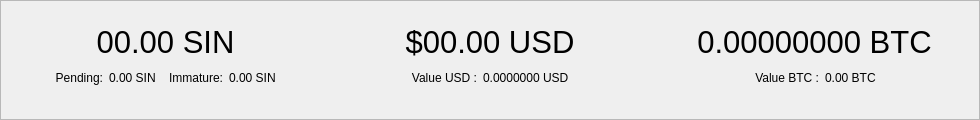
       <widget class="QFrame" name="balanceFrame">
        <property name="sizePolicy">
         <sizepolicy hsizetype="Preferred" vsizetype="Preferred">
          <horstretch>0</horstretch>
          <verstretch>0</verstretch>
         </sizepolicy>
        </property>
        <property name="minimumSize">
         <size>
          <width>980</width>
          <height>120</height>
         </size>
        </property>
        <property name="styleSheet">
         <string notr="true"/>
        </property>
        <property name="frameShape">
         <enum>QFrame::StyledPanel</enum>
        </property>
        <property name="frameShadow">
         <enum>QFrame::Raised</enum>
        </property>
        <layout class="QHBoxLayout" name="horizontalLayout_2">
         <property name="leftMargin">
          <number>0</number>
         </property>
         <property name="topMargin">
          <number>5</number>
         </property>
         <property name="rightMargin">
          <number>0</number>
         </property>
         <property name="bottomMargin">
          <number>5</number>
         </property>
         <item>
          <widget class="QWidget" name="balance_container" native="true">
           <property name="sizePolicy">
            <sizepolicy hsizetype="Expanding" vsizetype="Minimum">
             <horstretch>0</horstretch>
             <verstretch>0</verstretch>
            </sizepolicy>
           </property>
           <property name="minimumSize">
            <size>
             <width>0</width>
             <height>0</height>
            </size>
           </property>
           <property name="maximumSize">
            <size>
             <width>16777215</width>
             <height>90</height>
            </size>
           </property>
           <layout class="QHBoxLayout" name="horizontalLayout_4">
            <property name="topMargin">
             <number>9</number>
            </property>
            <property name="bottomMargin">
             <number>9</number>
            </property>
            <item>
             <layout class="QHBoxLayout" name="sinLayout">
              <item>
               <layout class="QHBoxLayout" name="sinBalancesLayout">
                <item>
                 <layout class="QVBoxLayout" name="sinBalanceLayout">
                  <property name="spacing">
                   <number>0</number>
                  </property>
                  <property name="leftMargin">
                   <number>0</number>
                  </property>
                  <property name="rightMargin">
                   <number>0</number>
                  </property>
                  <item>
                   <layout class="QVBoxLayout" name="sinLabelBalanceLayout">
                    <item>
                     <widget class="QLabel" name="labelBalance">
                      <property name="font">
                       <font>
                        <family>MS Shell Dlg 2</family>
                        <pointsize>23</pointsize>
                        <weight>50</weight>
                        <bold>false</bold>
                       </font>
                      </property>
                      <property name="styleSheet">
                       <string notr="true"/>
                      </property>
                      <property name="text">
                       <string notr="true">00.00 SIN</string>
                      </property>
                      <property name="alignment">
                       <set>Qt::AlignCenter</set>
                      </property>
                     </widget>
                    </item>
                   </layout>
                  </item>
                  <item>
                   <layout class="QHBoxLayout" name="sinSubBalanceLayout" stretch="0,0,0,0,0,0,0">
                    <property name="spacing">
                     <number>6</number>
                    </property>
                    <item>
                     <spacer name="horizontalSpacer">
                      <property name="orientation">
                       <enum>Qt::Horizontal</enum>
                      </property>
                      <property name="sizeHint" stdset="0">
                       <size>
                        <width>40</width>
                        <height>20</height>
                       </size>
                      </property>
                     </spacer>
                    </item>
                    <item>
                     <widget class="QLabel" name="labelPendindText">
                      <property name="sizePolicy">
                       <sizepolicy hsizetype="Preferred" vsizetype="Preferred">
                        <horstretch>0</horstretch>
                        <verstretch>0</verstretch>
                       </sizepolicy>
                      </property>
                      <property name="minimumSize">
                       <size>
                        <width>0</width>
                        <height>0</height>
                       </size>
                      </property>
                      <property name="maximumSize">
                       <size>
                        <width>16777215</width>
                        <height>16777215</height>
                       </size>
                      </property>
                      <property name="styleSheet">
                       <string notr="true">font-size:12px;
</string>
                      </property>
                      <property name="text">
                       <string>Pending:</string>
                      </property>
                      <property name="alignment">
                       <set>Qt::AlignRight|Qt::AlignTrailing|Qt::AlignVCenter</set>
                      </property>
                     </widget>
                    </item>
                    <item>
                     <widget class="QLabel" name="labelUnconfirmed">
                      <property name="styleSheet">
                       <string notr="true">font-size:12px;
</string>
                      </property>
                      <property name="text">
                       <string notr="true">0.00 SIN</string>
                      </property>
                      <property name="alignment">
                       <set>Qt::AlignLeading|Qt::AlignLeft|Qt::AlignVCenter</set>
                      </property>
                     </widget>
                    </item>
                    <item>
                     <widget class="QLabel" name="seperatorLabel">
                      <property name="sizePolicy">
                       <sizepolicy hsizetype="Fixed" vsizetype="Fixed">
                        <horstretch>0</horstretch>
                        <verstretch>0</verstretch>
                       </sizepolicy>
                      </property>
                      <property name="minimumSize">
                       <size>
                        <width>1</width>
                        <height>16</height>
                       </size>
                      </property>
                      <property name="maximumSize">
                       <size>
                        <width>1</width>
                        <height>16</height>
                       </size>
                      </property>
                      <property name="styleSheet">
                       <string notr="true"/>
                      </property>
                      <property name="text">
                       <string/>
                      </property>
                     </widget>
                    </item>
                    <item>
                     <widget class="QLabel" name="labelImmatureText">
                      <property name="sizePolicy">
                       <sizepolicy hsizetype="Preferred" vsizetype="Preferred">
                        <horstretch>0</horstretch>
                        <verstretch>0</verstretch>
                       </sizepolicy>
                      </property>
                      <property name="minimumSize">
                       <size>
                        <width>0</width>
                        <height>0</height>
                       </size>
                      </property>
                      <property name="maximumSize">
                       <size>
                        <width>16777215</width>
                        <height>16777215</height>
                       </size>
                      </property>
                      <property name="styleSheet">
                       <string notr="true">font-size:12px;
</string>
                      </property>
                      <property name="text">
                       <string>Immature:</string>
                      </property>
                      <property name="alignment">
                       <set>Qt::AlignRight|Qt::AlignTrailing|Qt::AlignVCenter</set>
                      </property>
                     </widget>
                    </item>
                    <item>
                     <widget class="QLabel" name="labelImmature">
                      <property name="styleSheet">
                       <string notr="true">font-size:12px;
</string>
                      </property>
                      <property name="text">
                       <string notr="true">0.00 SIN</string>
                      </property>
                      <property name="alignment">
                       <set>Qt::AlignLeading|Qt::AlignLeft|Qt::AlignVCenter</set>
                      </property>
                     </widget>
                    </item>
                    <item>
                     <spacer name="horizontalSpacer_4">
                      <property name="orientation">
                       <enum>Qt::Horizontal</enum>
                      </property>
                      <property name="sizeHint" stdset="0">
                       <size>
                        <width>40</width>
                        <height>20</height>
                       </size>
                      </property>
                     </spacer>
                    </item>
                   </layout>
                  </item>
                 </layout>
                </item>
               </layout>
              </item>
             </layout>
            </item>
            <item>
             <widget class="QLabel" name="balanceSeperatorLabel_1">
              <property name="sizePolicy">
               <sizepolicy hsizetype="Fixed" vsizetype="Preferred">
                <horstretch>0</horstretch>
                <verstretch>0</verstretch>
               </sizepolicy>
              </property>
              <property name="minimumSize">
               <size>
                <width>1</width>
                <height>0</height>
               </size>
              </property>
              <property name="maximumSize">
               <size>
                <width>1</width>
                <height>16777215</height>
               </size>
              </property>
              <property name="text">
               <string/>
              </property>
             </widget>
            </item>
            <item>
             <layout class="QHBoxLayout" name="usdLayout">
              <item>
               <layout class="QHBoxLayout" name="usdBalancesLayout">
                <item>
                 <layout class="QVBoxLayout" name="usdBalanceLayout">
                  <property name="spacing">
                   <number>0</number>
                  </property>
                  <property name="leftMargin">
                   <number>0</number>
                  </property>
                  <property name="rightMargin">
                   <number>0</number>
                  </property>
                  <item>
                   <layout class="QVBoxLayout" name="usdLabelBalanceLayout">
                    <item>
                     <widget class="QLabel" name="labelUSDTotal">
                      <property name="font">
                       <font>
                        <family>MS Shell Dlg 2</family>
                        <pointsize>23</pointsize>
                        <weight>50</weight>
                        <bold>false</bold>
                       </font>
                      </property>
                      <property name="styleSheet">
                       <string notr="true"/>
                      </property>
                      <property name="text">
                       <string notr="true">$00.00 USD</string>
                      </property>
                      <property name="alignment">
                       <set>Qt::AlignCenter</set>
                      </property>
                     </widget>
                    </item>
                   </layout>
                  </item>
                  <item>
                   <layout class="QHBoxLayout" name="USDSubBalanceLayout" stretch="0,0,0,0">
                    <property name="spacing">
                     <number>6</number>
                    </property>
                    <item>
                     <spacer name="horizontalSpacer_17">
                      <property name="orientation">
                       <enum>Qt::Horizontal</enum>
                      </property>
                      <property name="sizeHint" stdset="0">
                       <size>
                        <width>40</width>
                        <height>20</height>
                       </size>
                      </property>
                     </spacer>
                    </item>
                    <item>
                     <widget class="QLabel" name="labelCurrentPriceUSDText">
                      <property name="sizePolicy">
                       <sizepolicy hsizetype="Preferred" vsizetype="Preferred">
                        <horstretch>0</horstretch>
                        <verstretch>0</verstretch>
                       </sizepolicy>
                      </property>
                      <property name="minimumSize">
                       <size>
                        <width>0</width>
                        <height>0</height>
                       </size>
                      </property>
                      <property name="maximumSize">
                       <size>
                        <width>16777215</width>
                        <height>16777215</height>
                       </size>
                      </property>
                      <property name="styleSheet">
                       <string notr="true">font-size:12px;
</string>
                      </property>
                      <property name="text">
                       <string>Value USD :</string>
                      </property>
                      <property name="alignment">
                       <set>Qt::AlignRight|Qt::AlignTrailing|Qt::AlignVCenter</set>
                      </property>
                     </widget>
                    </item>
                    <item>
                     <widget class="QLabel" name="labelCurrentPriceUSD">
                      <property name="sizePolicy">
                       <sizepolicy hsizetype="Preferred" vsizetype="Preferred">
                        <horstretch>0</horstretch>
                        <verstretch>0</verstretch>
                       </sizepolicy>
                      </property>
                      <property name="styleSheet">
                       <string notr="true">font-size:12px;
</string>
                      </property>
                      <property name="text">
                       <string notr="true">0.0000000 USD</string>
                      </property>
                      <property name="alignment">
                       <set>Qt::AlignLeading|Qt::AlignLeft|Qt::AlignVCenter</set>
                      </property>
                     </widget>
                    </item>
                    <item>
                     <spacer name="horizontalSpacer_18">
                      <property name="orientation">
                       <enum>Qt::Horizontal</enum>
                      </property>
                      <property name="sizeHint" stdset="0">
                       <size>
                        <width>40</width>
                        <height>20</height>
                       </size>
                      </property>
                     </spacer>
                    </item>
                   </layout>
                  </item>
                 </layout>
                </item>
               </layout>
              </item>
             </layout>
            </item>
            <item>
             <widget class="QLabel" name="balanceSeperatorLabel_2">
              <property name="sizePolicy">
               <sizepolicy hsizetype="Fixed" vsizetype="Preferred">
                <horstretch>0</horstretch>
                <verstretch>0</verstretch>
               </sizepolicy>
              </property>
              <property name="minimumSize">
               <size>
                <width>1</width>
                <height>0</height>
               </size>
              </property>
              <property name="maximumSize">
               <size>
                <width>1</width>
                <height>16777215</height>
               </size>
              </property>
              <property name="text">
               <string/>
              </property>
             </widget>
            </item>
            <item>
             <layout class="QHBoxLayout" name="btcLayout">
              <item>
               <layout class="QHBoxLayout" name="btcBalancesLayout">
                <item>
                 <layout class="QVBoxLayout" name="btcBalanceLayout">
                  <property name="spacing">
                   <number>0</number>
                  </property>
                  <property name="leftMargin">
                   <number>0</number>
                  </property>
                  <property name="rightMargin">
                   <number>0</number>
                  </property>
                  <item>
                   <layout class="QVBoxLayout" name="btcLabelBalanceLayout">
                    <item>
                     <widget class="QLabel" name="labelBTCTotal">
                      <property name="font">
                       <font>
                        <family>MS Shell Dlg 2</family>
                        <pointsize>23</pointsize>
                        <weight>50</weight>
                        <bold>false</bold>
                       </font>
                      </property>
                      <property name="styleSheet">
                       <string notr="true"/>
                      </property>
                      <property name="text">
                       <string notr="true">0.00000000 BTC</string>
                      </property>
                      <property name="alignment">
                       <set>Qt::AlignCenter</set>
                      </property>
                     </widget>
                    </item>
                   </layout>
                  </item>
                  <item>
                   <layout class="QHBoxLayout" name="btcSubBalanceLayout" stretch="0,0,0,0">
                    <property name="spacing">
                     <number>6</number>
                    </property>
                    <item>
                     <spacer name="horizontalSpacer_7">
                      <property name="orientation">
                       <enum>Qt::Horizontal</enum>
                      </property>
                      <property name="sizeHint" stdset="0">
                       <size>
                        <width>40</width>
                        <height>20</height>
                       </size>
                      </property>
                     </spacer>
                    </item>
                    <item>
                     <widget class="QLabel" name="labelCurrentPriceBTCText">
                      <property name="sizePolicy">
                       <sizepolicy hsizetype="Preferred" vsizetype="Preferred">
                        <horstretch>0</horstretch>
                        <verstretch>0</verstretch>
                       </sizepolicy>
                      </property>
                      <property name="minimumSize">
                       <size>
                        <width>66</width>
                        <height>0</height>
                       </size>
                      </property>
                      <property name="maximumSize">
                       <size>
                        <width>16777215</width>
                        <height>16777215</height>
                       </size>
                      </property>
                      <property name="styleSheet">
                       <string notr="true">font-size:12px;
</string>
                      </property>
                      <property name="text">
                       <string>Value BTC :</string>
                      </property>
                      <property name="alignment">
                       <set>Qt::AlignRight|Qt::AlignTrailing|Qt::AlignVCenter</set>
                      </property>
                     </widget>
                    </item>
                    <item>
                     <widget class="QLabel" name="labelCurrentPriceBTC">
                      <property name="styleSheet">
                       <string notr="true">font-size:12px;
</string>
                      </property>
                      <property name="text">
                       <string notr="true">0.00 BTC</string>
                      </property>
                      <property name="alignment">
                       <set>Qt::AlignLeading|Qt::AlignLeft|Qt::AlignVCenter</set>
                      </property>
                     </widget>
                    </item>
                    <item>
                     <spacer name="horizontalSpacer_8">
                      <property name="orientation">
                       <enum>Qt::Horizontal</enum>
                      </property>
                      <property name="sizeHint" stdset="0">
                       <size>
                        <width>40</width>
                        <height>20</height>
                       </size>
                      </property>
                     </spacer>
                    </item>
                   </layout>
                  </item>
                 </layout>
                </item>
               </layout>
              </item>
             </layout>
            </item>
           </layout>
          </widget>
         </item>
        </layout>
       </widget>
